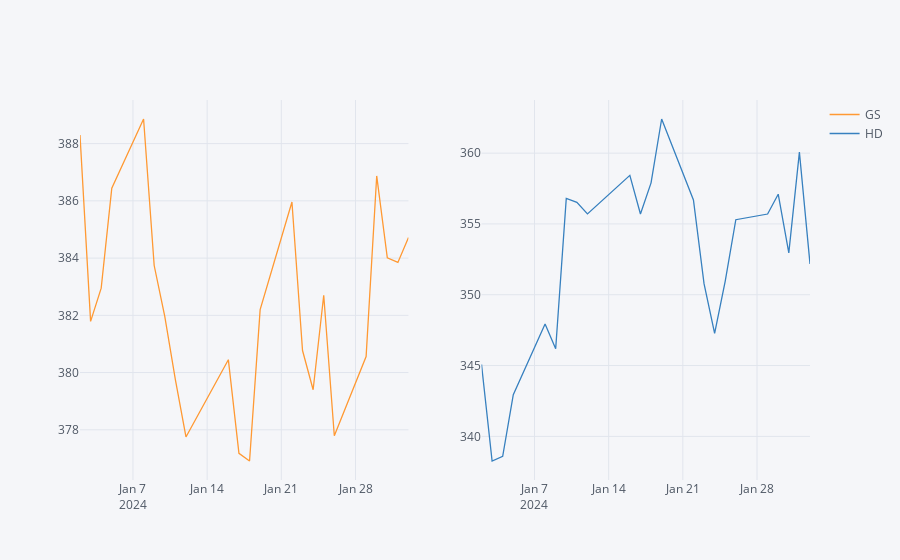

Notebook code cell kept with this figure:
### Code cell
# Using subplots
df4[['GS','HD']].iplot(subplots=True)

### Figure 1 — Plotly figure (JSON) as saved in the notebook; plotly's stock layout.template omitted (floating-point values rounded to 4 significant figures)
{"data": [{"line": {"color": "rgba(255, 153, 51, 1.0)", "dash": "solid", "shape": "linear", "width": 1.3}, "mode": "lines", "name": "GS", "text": "", "type": "scatter", "x": ["2024-01-02", "2024-01-03", "2024-01-04", "2024-01-05", "2024-01-08", "2024-01-09", "2024-01-10", "2024-01-11", "2024-01-12", "2024-01-16", "2024-01-17", "2024-01-18", "2024-01-19", "2024-01-22", "2024-01-23", "2024-01-24", "2024-01-25", "2024-01-26", "2024-01-29", "2024-01-30", "2024-01-31", "2024-02-01", "2024-02-02"], "xaxis": "x", "y": [388.3, 381.8, 383.0, 386.4, 388.9, 383.7, 382.0, 379.8, 377.8, 380.5, 377.2, 376.9, 382.2, 386.0, 380.8, 379.4, 382.7, 377.8, 380.6, 386.9, 384.0, 383.9, 384.7], "yaxis": "y"}, {"line": {"color": "rgba(55, 128, 191, 1.0)", "dash": "solid", "shape": "linear", "width": 1.3}, "mode": "lines", "name": "HD", "text": "", "type": "scatter", "x": ["2024-01-02", "2024-01-03", "2024-01-04", "2024-01-05", "2024-01-08", "2024-01-09", "2024-01-10", "2024-01-11", "2024-01-12", "2024-01-16", "2024-01-17", "2024-01-18", "2024-01-19", "2024-01-22", "2024-01-23", "2024-01-24", "2024-01-25", "2024-01-26", "2024-01-29", "2024-01-30", "2024-01-31", "2024-02-01", "2024-02-02"], "xaxis": "x2", "y": [345.1, 338.3, 338.6, 342.9, 347.9, 346.2, 356.8, 356.5, 355.7, 358.4, 355.7, 357.9, 362.4, 356.7, 350.8, 347.3, 351.0, 355.3, 355.7, 357.1, 353.0, 360.1, 352.2], "yaxis": "y2"}], "layout": {"legend": {"bgcolor": "#F5F6F9", "font": {"color": "#4D5663"}}, "paper_bgcolor": "#F5F6F9", "plot_bgcolor": "#F5F6F9", "title": {"font": {"color": "#4D5663"}}, "xaxis": {"anchor": "y", "domain": [0, 0.45], "gridcolor": "#E1E5ED", "showgrid": true, "tickfont": {"color": "#4D5663"}, "title": {"font": {"color": "#4D5663"}, "text": ""}, "zerolinecolor": "#E1E5ED"}, "xaxis2": {"anchor": "y2", "domain": [0.55, 1], "gridcolor": "#E1E5ED", "showgrid": true, "tickfont": {"color": "#4D5663"}, "title": {"font": {"color": "#4D5663"}, "text": ""}, "zerolinecolor": "#E1E5ED"}, "yaxis": {"anchor": "x", "domain": [0, 1], "gridcolor": "#E1E5ED", "showgrid": true, "tickfont": {"color": "#4D5663"}, "title": {"font": {"color": "#4D5663"}, "text": ""}, "zerolinecolor": "#E1E5ED"}, "yaxis2": {"anchor": "x2", "domain": [0, 1], "gridcolor": "#E1E5ED", "showgrid": true, "tickfont": {"color": "#4D5663"}, "title": {"font": {"color": "#4D5663"}, "text": ""}, "zerolinecolor": "#E1E5ED"}}}
